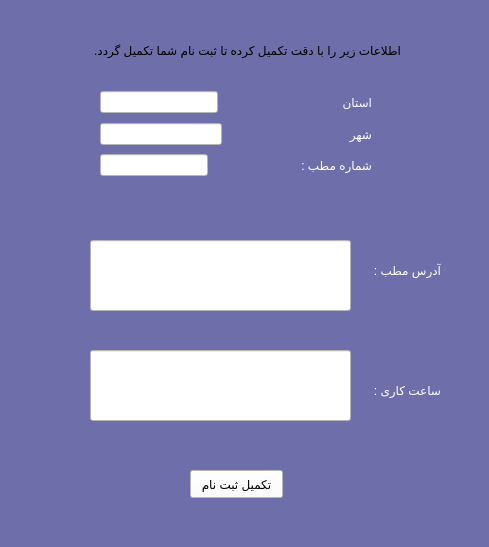
<?xml version="1.0" encoding="UTF-8"?>
<ui version="4.0">
 <class>Doctor_sabtenam</class>
 <widget class="QWidget" name="Doctor_sabtenam">
  <property name="geometry">
   <rect>
    <x>0</x>
    <y>0</y>
    <width>489</width>
    <height>547</height>
   </rect>
  </property>
  <property name="windowTitle">
   <string>Form</string>
  </property>
  <property name="styleSheet">
   <string notr="true">background-color:rgb(110, 110, 170)</string>
  </property>
  <widget class="QLabel" name="label">
   <property name="geometry">
    <rect>
     <x>60</x>
     <y>40</y>
     <width>341</width>
     <height>20</height>
    </rect>
   </property>
   <property name="text">
    <string>اطلاعات زیر را با دقت تکمیل کرده تا ثبت نام شما تکمیل گردد.</string>
   </property>
  </widget>
  <widget class="QLabel" name="label_4">
   <property name="geometry">
    <rect>
     <x>350</x>
     <y>260</y>
     <width>91</width>
     <height>20</height>
    </rect>
   </property>
   <property name="styleSheet">
    <string notr="true">color : white;</string>
   </property>
   <property name="text">
    <string>آدرس مطب :</string>
   </property>
  </widget>
  <widget class="QLabel" name="label_5">
   <property name="geometry">
    <rect>
     <x>350</x>
     <y>380</y>
     <width>91</width>
     <height>20</height>
    </rect>
   </property>
   <property name="styleSheet">
    <string notr="true">color : white;</string>
   </property>
   <property name="text">
    <string>ساعت کاری : </string>
   </property>
  </widget>
  <widget class="QPushButton" name="pushButton">
   <property name="geometry">
    <rect>
     <x>190</x>
     <y>470</y>
     <width>93</width>
     <height>28</height>
    </rect>
   </property>
   <property name="styleSheet">
    <string notr="true">background-color:white;
color: rgb(0, 0, 0);

</string>
   </property>
   <property name="text">
    <string>تکمیل ثبت نام</string>
   </property>
  </widget>
  <widget class="QWidget" name="layoutWidget">
   <property name="geometry">
    <rect>
     <x>100</x>
     <y>90</y>
     <width>272</width>
     <height>88</height>
    </rect>
   </property>
   <layout class="QVBoxLayout" name="verticalLayout">
    <item>
     <layout class="QHBoxLayout" name="horizontalLayout">
      <item>
       <widget class="QLineEdit" name="lineEdit_Province">
        <property name="styleSheet">
         <string notr="true">background-color: white
</string>
        </property>
       </widget>
      </item>
      <item>
       <spacer name="horizontalSpacer">
        <property name="orientation">
         <enum>Qt::Horizontal</enum>
        </property>
        <property name="sizeHint" stdset="0">
         <size>
          <width>40</width>
          <height>20</height>
         </size>
        </property>
       </spacer>
      </item>
      <item>
       <widget class="QLabel" name="label_3">
        <property name="styleSheet">
         <string notr="true">color : white;</string>
        </property>
        <property name="text">
         <string>استان</string>
        </property>
       </widget>
      </item>
     </layout>
    </item>
    <item>
     <layout class="QHBoxLayout" name="horizontalLayout_2">
      <item>
       <widget class="QLineEdit" name="lineEdit_City">
        <property name="styleSheet">
         <string notr="true">background-color: white
</string>
        </property>
       </widget>
      </item>
      <item>
       <spacer name="horizontalSpacer_3">
        <property name="orientation">
         <enum>Qt::Horizontal</enum>
        </property>
        <property name="sizeHint" stdset="0">
         <size>
          <width>40</width>
          <height>20</height>
         </size>
        </property>
       </spacer>
      </item>
      <item>
       <widget class="QLabel" name="label_7">
        <property name="styleSheet">
         <string notr="true">color : white;</string>
        </property>
        <property name="text">
         <string>شهر</string>
        </property>
       </widget>
      </item>
     </layout>
    </item>
    <item>
     <layout class="QHBoxLayout" name="horizontalLayout_3">
      <item>
       <widget class="QLineEdit" name="lineEdit_ClinicPhone">
        <property name="styleSheet">
         <string notr="true">background-color: white
</string>
        </property>
       </widget>
      </item>
      <item>
       <spacer name="horizontalSpacer_2">
        <property name="orientation">
         <enum>Qt::Horizontal</enum>
        </property>
        <property name="sizeHint" stdset="0">
         <size>
          <width>40</width>
          <height>20</height>
         </size>
        </property>
       </spacer>
      </item>
      <item>
       <widget class="QLabel" name="label_2">
        <property name="styleSheet">
         <string notr="true">color : white;</string>
        </property>
        <property name="text">
         <string>شماره مطب :</string>
        </property>
       </widget>
      </item>
     </layout>
    </item>
   </layout>
  </widget>
  <widget class="QLineEdit" name="lineEdit_Address">
   <property name="geometry">
    <rect>
     <x>90</x>
     <y>240</y>
     <width>261</width>
     <height>71</height>
    </rect>
   </property>
   <property name="styleSheet">
    <string notr="true">background-color: white
</string>
   </property>
  </widget>
  <widget class="QLineEdit" name="lineEdit_Time">
   <property name="geometry">
    <rect>
     <x>90</x>
     <y>350</y>
     <width>261</width>
     <height>71</height>
    </rect>
   </property>
   <property name="styleSheet">
    <string notr="true">background-color: white
</string>
   </property>
  </widget>
 </widget>
 <resources/>
 <connections/>
</ui>
